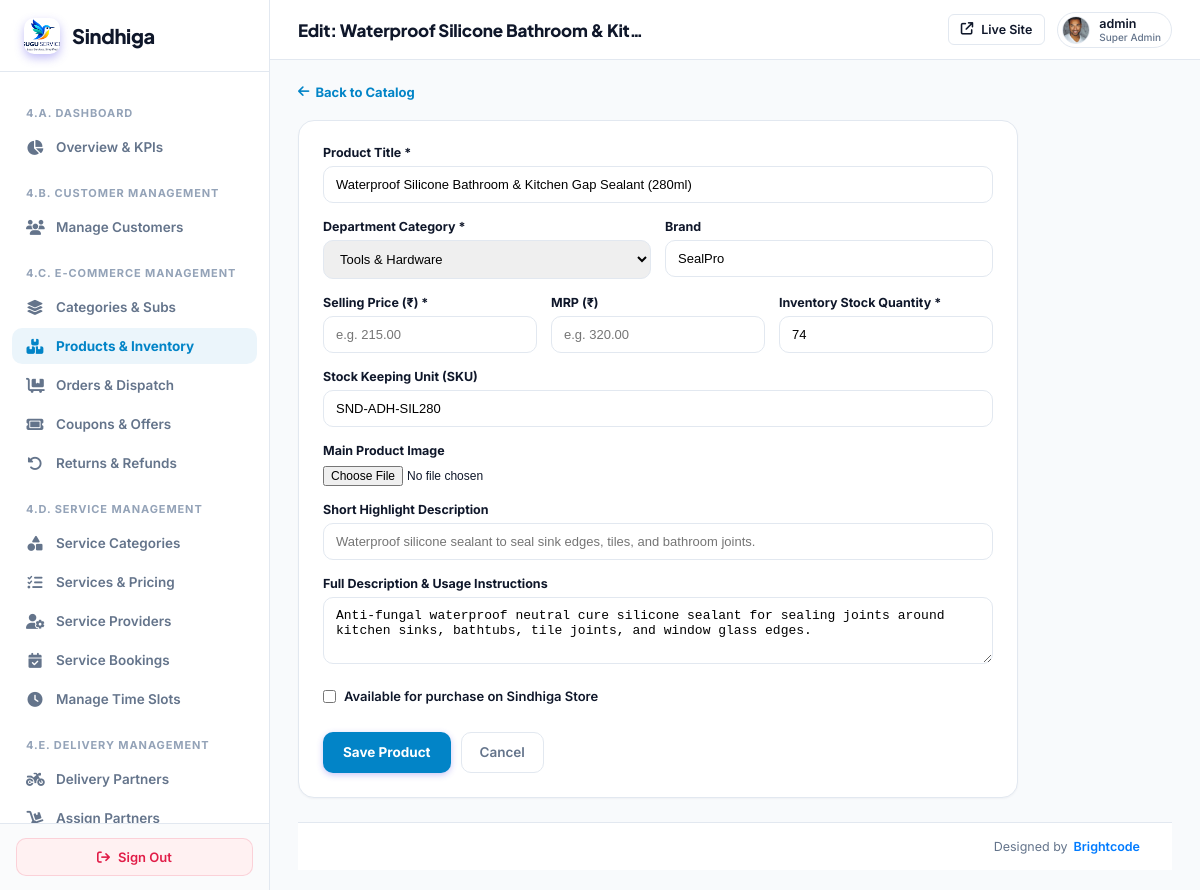
Page /super-admin/ecom/products/9/edit/ (signed in) on the earlier database version.
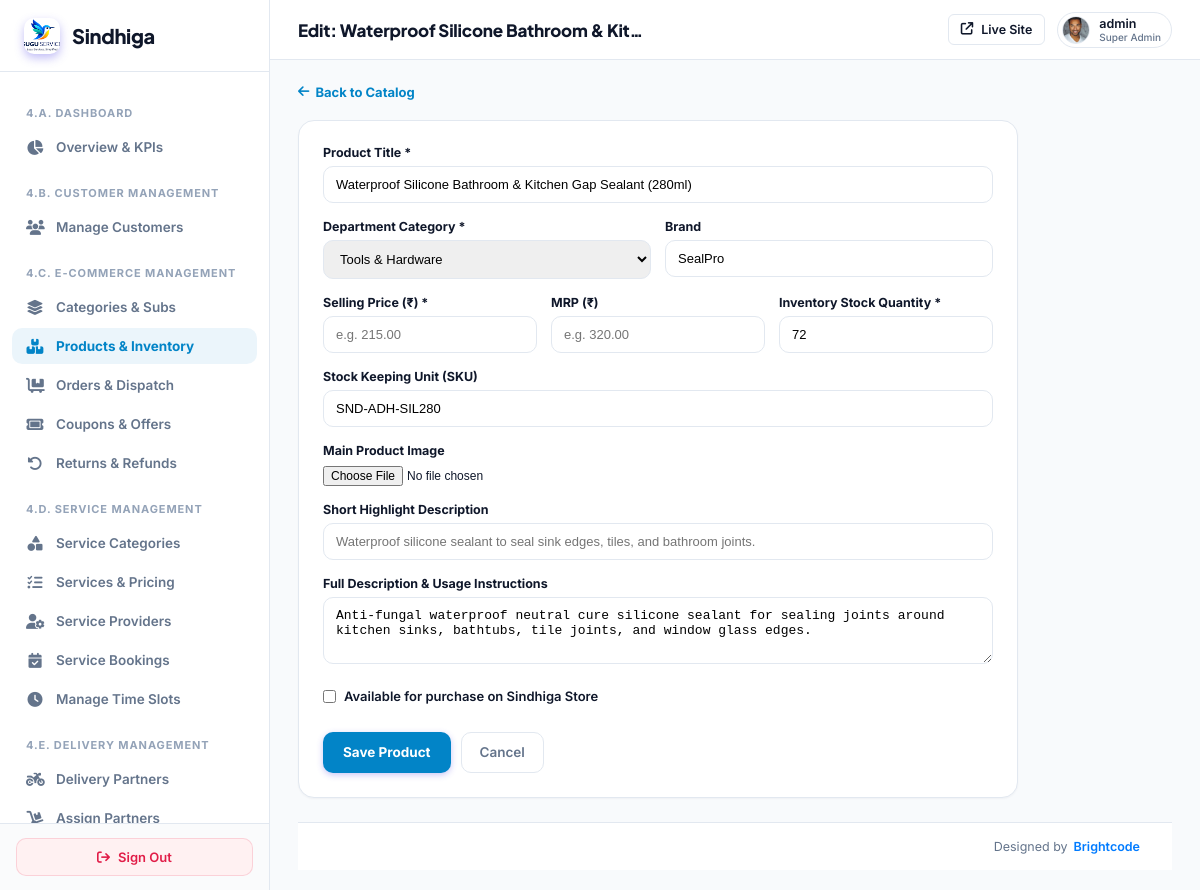
Same page on the later database version.
### myapp/models.py (models this page shows, shortened)
class Product(models.Model):
    STATUS_CHOICES = (
        ('active', 'Active / Published'),
        ('draft', 'Draft / Unpublished'),
        ('out_of_stock', 'Out of Stock'),
    )
    title = models.CharField(max_length=255)
    slug = models.SlugField(max_length=255, unique=True, null=True, blank=True)
    category = models.ForeignKey(ProductCategory, on_delete=models.SET_NULL, null=True, blank=True, related_name='products')
    subcategory = models.ForeignKey(ProductSubCategory, on_delete=models.SET_NULL, null=True, blank=True, related_name='products')
    brand = models.CharField(max_length=150, blank=True, null=True)
    description = models.TextField(blank=True, null=True)
    specifications = models.JSONField(default=dict, blank=True, null=True, help_text="Key-value specifications e.g. {'Warranty': '1 Year', 'Color': 'White'}")
    mrp_price = models.DecimalField(max_digits=10, decimal_places=2, default=0.00, help_text="Maximum Retail Price (Strikethrough)")
    sale_price = models.DecimalField(max_digits=10, decimal_places=2, default=0.00, help_text="Effective selling price")
    stock_quantity = models.IntegerField(default=10, help_text="Available inventory units")
    sku = models.CharField(max_length=100, unique=True, null=True, blank=True)
    unit = models.CharField(max_length=50, default='1 Piece', help_text="Unit e.g. 1 Piece, 500g, Pack of 2")
    image = models.ImageField(upload_to='products/', null=True, blank=True)
    image_url = models.CharField(max_length=500, null=True, blank=True)
    status = models.CharField(max_length=20, choices=STATUS_CHOICES, default='active')
    rating = models.DecimalField(max_digits=3, decimal_places=1, default=4.8)
    reviews_count = models.IntegerField(default=0)
    is_featured = models.BooleanField(default=False)
    created_at = models.DateTimeField(default=timezone.now)
    updated_at = models.DateTimeField(auto_now=True)
    class Meta:
        ordering = ['-created_at']

class ProductCategory(models.Model):
    name = models.CharField(max_length=150)
    slug = models.SlugField(max_length=150, unique=True, null=True, blank=True)
    description = models.TextField(blank=True, null=True)
    icon_class = models.CharField(max_length=100, default='bi-box-seam')
    image = models.ImageField(upload_to='product_categories/', null=True, blank=True)
    order = models.IntegerField(default=0)
    status = models.CharField(max_length=20, choices=(('active', 'Active'), ('inactive', 'Inactive')), default='active')
    created_at = models.DateTimeField(default=timezone.now)
    class Meta:
        verbose_name_plural = "Product Categories"
        ordering = ['order', 'name']

### myapp/sindhiga_superadmin_canonical_views.py (the view, shortened to what this page needs)
# urls.py: path('super-admin/ecom/products/<int:product_id>/edit/', canon_admin.super_admin_ecom_product_edit, name='super_admin_ecom_product_edit'),
@user_passes_test(super_admin_check, login_url='/super-admin/login/')
def super_admin_ecom_product_edit(request, product_id):
    prod = get_object_or_404(Product, pk=product_id)
    categories = ProductCategory.objects.all().order_by('name')
    return render(request, 'superadmin/ecom_product_form.html', {'mode': 'edit', 'product': prod, 'categories': categories})

### myapp/sindhiga_superadmin_canonical_views.py (called while the page is built)
def super_admin_check(user):
    return user.is_authenticated and (user.is_superuser or user.is_staff or getattr(user, 'role', '') == 'ADMIN')

### templates/superadmin/ecom_product_form.html (shortened to what the changed rows need)
{% extends 'superadmin/base.html' %}
{% block header_title %}{% if mode == 'create' %}Add New Store Product{% else %}Edit: {{ product.title|truncatechars:35 }}{% endif %}{% endblock %}
{% block content %}
<div class="card" style="max-width: 720px; padding: 24px;">
  <form method="POST" enctype="multipart/form-data" style="display: flex; flex-direction: column; gap: 16px;">
    <div>
      <label style="display: block; font-size: 12.5px; font-weight: 700; color: var(--text-main); margin-bottom: 6px;">Product Title *</label>
      <input type="text" name="title" required value="{{ product.title|default:'' }}" placeholder="e.g. Silicone Waterproof Gap Sealant (280ml)" style="width: 100%; padding: 10px 12px; border: 1px solid var(--border); border-radius: var(--r-sm); font-size: 13px; outline: none;">
    </div>
    <div style="display: grid; grid-template-columns: 1fr 1fr; gap: 14px;">
      <div>
        <label style="display: block; font-size: 12.5px; font-weight: 700; color: var(--text-main); margin-bottom: 6px;">Department Category *</label>
        <select name="category" required style="width: 100%; padding: 10px 12px; border: 1px solid var(--border); border-radius: var(--r-sm); font-size: 13px; outline: none;">
          {% for c in categories %}
            <option value="{{ c.id }}" {% if product.category_id == c.id %}selected{% endif %}>{{ c.name }}</option>
          {% endfor %}
        </select>
      </div>
      <div>
        <label style="display: block; font-size: 12.5px; font-weight: 700; color: var(--text-main); margin-bottom: 6px;">Brand</label>
        <input type="text" name="brand" value="{{ product.brand|default:'Sindhiga' }}" placeholder="Sindhiga, Bosch, Pidilite..." style="width: 100%; padding: 10px 12px; border: 1px solid var(--border); border-radius: var(--r-sm); font-size: 13px; outline: none;">
      </div>
    </div>
    <div style="display: grid; grid-template-columns: 1fr 1fr 1fr; gap: 14px;">
      <div>
        <label style="display: block; font-size: 12.5px; font-weight: 700; color: var(--text-main); margin-bottom: 6px;">Inventory Stock Quantity *</label>
        <input type="number" name="stock_quantity" required value="{{ product.stock_quantity|default:'50' }}" style="width: 100%; padding: 10px 12px; border: 1px solid var(--border); border-radius: var(--r-sm); font-size: 13px; outline: none;">
      </div>
    </div>
    <div>
      <label style="display: block; font-size: 12.5px; font-weight: 700; color: var(--text-main); margin-bottom: 6px;">Stock Keeping Unit (SKU)</label>
      <input type="text" name="sku" value="{{ product.sku|default:'' }}" placeholder="e.g. SIN-SEAL-280" style="width: 100%; padding: 10px 12px; border: 1px solid var(--border); border-radius: var(--r-sm); font-size: 13px; outline: none;">
    </div>
    <div>
      <label style="display: block; font-size: 12.5px; font-weight: 700; color: var(--text-main); margin-bottom: 6px;">Full Description &amp; Usage Instructions</label>
      <textarea name="description" rows="3" placeholder="Full technical specifications..." style="width: 100%; padding: 10px 12px; border: 1px solid var(--border); border-radius: var(--r-sm); font-size: 13px; outline: none;">{{ product.description|default:'' }}</textarea>
    </div>
  </form>
</div>
{% endblock %}

Differences in the rows shown:
changed Product "Waterproof Silicone Bathroom & Kitchen Gap Sealant (280ml)": stock_quantity "74" → "72"
